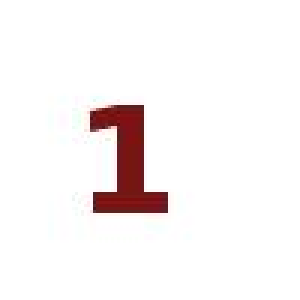
#> input picture examples/merges/1.jpg, 100 x 100 px (shown 3 times larger)
$ python merge.py
#> lines starting #> are read from the running program, lines starting #| are printed output that depends on the picture
### pyimage.py
#!/usr/bin/env python
from PIL import Image, ImageDraw, ImageFont
import numpy as np
import os


class Pyimage:
    def __init__(self, dir='.'):
        #select input images from current directory
        self.image_extensions = [".jpg", ".png", ".bmp"]
        self.allimages = {}
        self.outimages = {}
        self.dir = dir
        self.scanImages()
        pass

    #
    def scanImages(self):
        print "Scanning " + self.dir
        images = {}
        for i in os.listdir(self.dir):
            b, e = os.path.splitext(i)
            if e.lower() not in self.image_extensions: continue
            im = Image.open(os.path.join(self.dir, i))
            images[i] = im
            # print(i)
        self.allimages = images
    #
    # [4 lines left out: function showImages, not called in this run]
    #
    def saveImages(self, dir='results'):
        if not os.path.exists(dir):
            os.makedirs(dir)
        for key, image in self.outimages.items():
            image.save(os.path.join(dir, key))
#
class Merge(Pyimage):
    '''
    merge and add label
    '''
    def __init__(self, dir, interval=[10, 10], edge = [0, 0, 0, 0], mode = 'bc', background = 'w', output='merge.png'):
        Pyimage.__init__(self, dir)
#> in scanImages, im is the input picture: PIL image 100x100 RGB; mean R, G, B 247.7, 243.1, 243.1
#> in scanImages, `self.allimages = images`: self.allimages = 4 items
        self.sub = [2, 2]
        self.pos = {}
        self.labelpos = {}
        self.imagesize = [1000, 1000]
        # bl, bc
        self.modes = ['bl', 'bc', 'br', 'tl', 'tc', 'tr']
        self.interval = interval
        self.edge = edge
        self.mode = mode
        self.background = background
    #
    def calcImageSize(self, ):
        # new image size
        maxsize = [0, 0]
        sub = self.sub
        for i in range(sub[0]):
            for image in self.arrange[i]:
                size = self.allimages[image].size
                if size[0] > maxsize[0]: maxsize[0] = size[0]
                if size[1] > maxsize[1]: maxsize[1] = size[1]
        # print(self.arrange)
        self.maxsize = maxsize
        self.imagesize[0] = maxsize[0]*sub[1] + (sub[1] - 1)*self.interval[1] + self.edge[2] + self.edge[3]
        self.imagesize[1] = maxsize[1]*sub[0] + (sub[0] - 1)*self.interval[0] + self.edge[0] + self.edge[1]
    def changeImage(self, ):
        #change all images to same size
        self.calcPosition()
        pos = self.pos[self.mode]
        for i in range(self.sub[0]):
            for j in range(self.sub[1]):
                # print(self.pos)
                if self.background.lower() in 'white':
                    new_image = Image.new('RGB', self.imagesize, (255, 255, 255))
                elif self.background.lower() in 'black':
                    new_image = Image.new('RGB', self.imagesize, (0, 0, 0))
                npos = pos[i][j]
                new_image.paste(self.allimages[self.arrange[i][j]], npos)
                self.allimages[self.arrange[i][j]] = new_image
#
    def calcPosition(self, ):
        # calc shift
        for mode in self.modes:
            self.pos[mode] = [[0 for x in range(self.sub[1])] for y in range(self.sub[0])]
            self.labelpos[mode] = [[0 for x in range(self.sub[1])] for y in range(self.sub[0])]

        print('maxsize: ', self.maxsize)
        for i in range(self.sub[0]):
            for j in range(self.sub[1]):
                size = self.allimages[self.arrange[i][j]].size
                shift = [0, 0]
                self.pos['bl'][i][j] = [0, int(self.maxsize[1] - size[1])]
                self.pos['bc'][i][j] = [int((self.maxsize[0] - size[0])/2.0), int(self.maxsize[1] - size[1])]
                self.pos['br'][i][j] = [int(self.maxsize[0] - size[0]), int(self.maxsize[1] - size[1])]
                self.pos['tl'][i][j] = [0, 0]
                self.pos['tc'][i][j] = [int((self.maxsize[0] - size[0])/2.0), 0]
                self.pos['tr'][i][j] = [int(self.maxsize[0] - size[0]), 0]
        self.labelpos['bl'] = [0, self.maxsize[1]]
        self.labelpos['bc'] = [int(self.maxsize[0]/2.0), self.maxsize[1]]
        self.labelpos['br'] = [self.maxsize[0], self.maxsize[1]]
        self.labelpos['tl'] = [0, 0]
        self.labelpos['tc'] = [int(self.maxsize[0]/2.0), 0]
        self.labelpos['tr'] = [self.maxsize[0], 0]
    #
    def mergeImages(self, arrange, output = 'merge.png'):
        self.arrange = arrange[:]
        self.sub[0] = len(self.arrange)
        self.sub[1] = len(self.arrange[0])
        self.calcImageSize()
        self.changeImage()
#| maxsize:  [100, 100]
#> after the loop in changeImage, `for i in range(self.sub[0]):`:
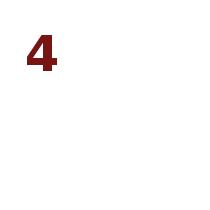
#> new_image: PIL image 210x210 RGB; mean R, G, B 253, 251.7, 251.7
        if self.background.lower() in 'white':
            new_image = Image.new('RGB', self.imagesize, (255, 255, 255))
#> new_image: PIL image 210x210 RGB; every value is 255
        elif self.background.lower() in 'black':
            new_image = Image.new('RGB', self.imagesize, (0, 0, 0))
        for i in range(self.sub[0]):
            for j in range(self.sub[1]):
                npos = [self.edge[2] + j*self.interval[1] + j*self.maxsize[0],
                        self.edge[0] + i*self.interval[0] + i*self.maxsize[1]]
                new_image.paste(self.allimages[arrange[i][j]], npos)
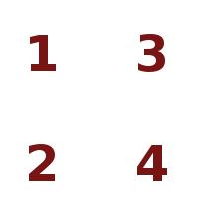
#> new_image: PIL image 210x210 RGB; mean R, G, B 247.6, 243, 243

        self.outimages['{0}'.format(output)] = new_image
    #
    # [38 lines left out: functions addLabels, addLegends, not called in this run]

#
class Crop(Pyimage):
    '''
    crop a minimum box of the non-black or non-white regions in the image.
    '''
    # [38 lines left out: functions __init__, cropImages, not called in this run]


#--------------------------------
# [2 lines that do not run on import are left out]

### examples/merges/merge.py
#!/urs/bin/evn python
from pyimage import Merge
pyim = Merge(dir = '.')
pyim.scanImages()
arrage = [['1.jpg', '3.jpg'],
          ['2.jpg', '4.jpg']]
interval = [5, 5]
pyim.mergeImages(arrage, interval)
pyim.saveImages()
#> the loop in saveImages, `for key, image in self.outimages.items():` made 1 pass
#> key on pass 1: '[5, 5]'
